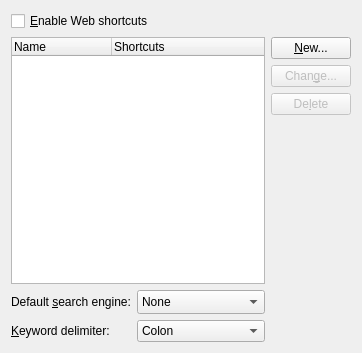
<ui version="4.0" >
 <class>FilterOptionsUI</class>
 <widget class="QWidget" name="FilterOptionsUI" >
  <property name="geometry" >
   <rect>
    <x>0</x>
    <y>0</y>
    <width>362</width>
    <height>353</height>
   </rect>
  </property>
  <layout class="QGridLayout" name="gridLayout" >
   <item row="0" column="0" colspan="3" >
    <widget class="QCheckBox" name="cbEnableShortcuts" >
     <property name="whatsThis" >
      <string>&lt;qt>
Enable shortcuts that allow you to quickly search for information on the web. For example, entering the shortcut &lt;b>gg:KDE&lt;/b> will result in a search for the word &lt;b>KDE&lt;/b> on the Google(TM) search engine.
&lt;/qt></string>
     </property>
     <property name="text" >
      <string>&amp;Enable Web shortcuts</string>
     </property>
    </widget>
   </item>
   <item rowspan="4" row="1" column="0" colspan="2" >
    <widget class="QTreeWidget" name="lvSearchProviders" >
     <property name="whatsThis" >
      <string>List of search providers, their associated shortcuts and whether they should be listed in menus.</string>
     </property>
     <property name="rootIsDecorated" >
      <bool>false</bool>
     </property>
     <column>
      <property name="text" >
       <string>Name</string>
      </property>
     </column>
     <column>
      <property name="text" >
       <string>Shortcuts</string>
      </property>
     </column>
    </widget>
   </item>
   <item row="1" column="2" >
    <widget class="QPushButton" name="pbNew" >
     <property name="whatsThis" >
      <string>Add a search provider.</string>
     </property>
     <property name="text" >
      <string>&amp;New...</string>
     </property>
    </widget>
   </item>
   <item row="2" column="2" >
    <widget class="QPushButton" name="pbChange" >
     <property name="enabled" >
      <bool>false</bool>
     </property>
     <property name="whatsThis" >
      <string>Modify a search provider.</string>
     </property>
     <property name="text" >
      <string>Chan&amp;ge...</string>
     </property>
    </widget>
   </item>
   <item row="3" column="2" >
    <widget class="QPushButton" name="pbDelete" >
     <property name="enabled" >
      <bool>false</bool>
     </property>
     <property name="whatsThis" >
      <string>Delete the selected search provider.</string>
     </property>
     <property name="text" >
      <string>De&amp;lete</string>
     </property>
    </widget>
   </item>
   <item rowspan="3" row="4" column="2" >
    <spacer>
     <property name="orientation" >
      <enum>Qt::Vertical</enum>
     </property>
     <property name="sizeType" >
      <enum>QSizePolicy::Expanding</enum>
     </property>
     <property name="sizeHint" stdset="0" >
      <size>
       <width>21</width>
       <height>170</height>
      </size>
     </property>
    </spacer>
   </item>
   <item row="5" column="0" >
    <widget class="QLabel" name="lbDefaultEngine" >
     <property name="enabled" >
      <bool>true</bool>
     </property>
     <property name="sizePolicy" >
      <sizepolicy vsizetype="Preferred" hsizetype="Fixed" >
       <horstretch>0</horstretch>
       <verstretch>0</verstretch>
      </sizepolicy>
     </property>
     <property name="whatsThis" >
      <string>&lt;qt>
Select the search engine to use for input boxes that provide automatic lookup services when you type in normal words and phrases instead of a URL. To disable this feature select &lt;b>None&lt;/b> from the list.
&lt;/qt></string>
     </property>
     <property name="text" >
      <string>Default &amp;search engine:</string>
     </property>
     <property name="wordWrap" >
      <bool>false</bool>
     </property>
     <property name="buddy" >
      <cstring>cmbDefaultEngine</cstring>
     </property>
    </widget>
   </item>
   <item row="5" column="1" >
    <widget class="KComboBox" name="cmbDefaultEngine" >
     <property name="sizePolicy" >
      <sizepolicy vsizetype="Fixed" hsizetype="Preferred" >
       <horstretch>0</horstretch>
       <verstretch>0</verstretch>
      </sizepolicy>
     </property>
     <property name="whatsThis" >
      <string>&lt;qt>
Select the search engine to use for input boxes that provide automatic lookup services when you type in normal words and phrases instead of a URL. To disable this feature select &lt;b>None&lt;/b> from the list.
&lt;/qt></string>
     </property>
     <property name="sizeAdjustPolicy" >
      <enum>QComboBox::AdjustToMinimumContentsLengthWithIcon</enum>
     </property>
     <item>
      <property name="text" >
       <string>None</string>
      </property>
     </item>
    </widget>
   </item>
   <item row="6" column="0" >
    <widget class="QLabel" name="lbDelimiter" >
     <property name="sizePolicy" >
      <sizepolicy vsizetype="Preferred" hsizetype="Fixed" >
       <horstretch>0</horstretch>
       <verstretch>0</verstretch>
      </sizepolicy>
     </property>
     <property name="whatsThis" >
      <string>Choose the delimiter that separates the keyword from the phrase or word to be searched.</string>
     </property>
     <property name="text" >
      <string>&amp;Keyword delimiter:</string>
     </property>
     <property name="wordWrap" >
      <bool>false</bool>
     </property>
     <property name="buddy" >
      <cstring>cmbDelimiter</cstring>
     </property>
    </widget>
   </item>
   <item row="6" column="1" >
    <widget class="KComboBox" name="cmbDelimiter" >
     <property name="sizePolicy" >
      <sizepolicy vsizetype="Fixed" hsizetype="Preferred" >
       <horstretch>0</horstretch>
       <verstretch>0</verstretch>
      </sizepolicy>
     </property>
     <property name="whatsThis" >
      <string>Choose the delimiter that separates the keyword from the phrase or word to be searched.</string>
     </property>
     <item>
      <property name="text" >
       <string>Colon</string>
      </property>
     </item>
     <item>
      <property name="text" >
       <string>Space</string>
      </property>
     </item>
    </widget>
   </item>
  </layout>
 </widget>
 <layoutdefault spacing="6" margin="11" />
 <pixmapfunction>qPixmapFromMimeSource</pixmapfunction>
 <customwidgets>
  <customwidget>
   <class>KComboBox</class>
   <extends>QComboBox</extends>
   <header>kcombobox.h</header>
  </customwidget>
 </customwidgets>
 <tabstops>
  <tabstop>cbEnableShortcuts</tabstop>
  <tabstop>pbNew</tabstop>
  <tabstop>pbChange</tabstop>
  <tabstop>pbDelete</tabstop>
  <tabstop>cmbDefaultEngine</tabstop>
  <tabstop>cmbDelimiter</tabstop>
 </tabstops>
 <resources/>
 <connections/>
</ui>
